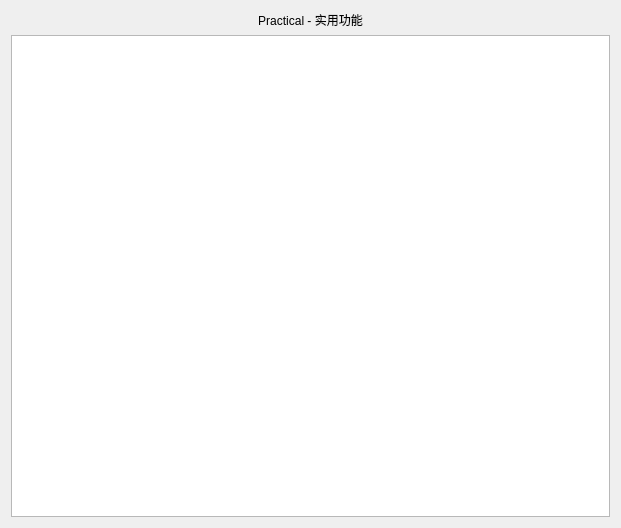
<?xml version="1.0" encoding="UTF-8"?>
<ui version="4.0">
 <class>QDAPracticalDialog</class>
 <widget class="QDialog" name="QDAPracticalDialog">
  <property name="geometry">
   <rect>
    <x>0</x>
    <y>0</y>
    <width>621</width>
    <height>528</height>
   </rect>
  </property>
  <property name="windowTitle">
   <string>Dialog</string>
  </property>
  <layout class="QGridLayout" name="gridLayout">
   <item row="0" column="0">
    <widget class="QLabel" name="titleLabel">
     <property name="text">
      <string>Practical - 实用功能</string>
     </property>
     <property name="alignment">
      <set>Qt::AlignCenter</set>
     </property>
    </widget>
   </item>
   <item row="1" column="0">
    <widget class="QListWidget" name="practicalListWidget"/>
   </item>
  </layout>
 </widget>
 <resources/>
 <connections/>
</ui>
